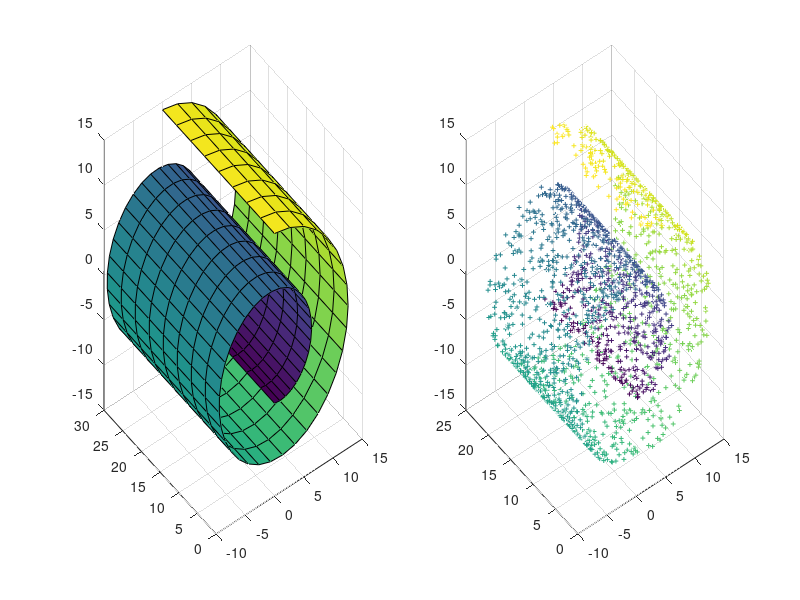

This chart was generated by the following MATLAB code: (Note: this script raises an error after producing the figure.)
clear;
close all;
clc;

% SWISS ROLL DATASET

N=2000;
K=12;
d=2;


% PLOT TRUE MANIFOLD
tt0 = (3*pi/2)*(1+2*[0:0.02:1]);
hh = [0:0.125:1]*30;
xx = (tt0.*cos(tt0))'*ones(size(hh));
yy = ones(size(tt0))'*hh;
zz = (tt0.*sin(tt0))'*ones(size(hh));
cc = tt0'*ones(size(hh));

subplot(1,2,1);
surf(xx,yy,zz,cc);

% GENERATE SAMPLED DATA
tt = (3*pi/2)*(1+2*rand(1,N));
height = 21*rand(1,N);
X = [tt.*cos(tt); height; tt.*sin(tt)];

% SCATTERPLOT OF SAMPLED DATA
subplot(1,2,2);
scatter3(X(1,:),X(2,:),X(3,:),12,tt,'+');

%% RUN LLE ALGORITHM
% Y=lle(X,K,d);
Y=lle_lite(X,K,d);
% SCATTERPLOT OF EMBEDDING
figure;
subplot(1,2,1);
scatter(Y(2,:),Y(1,:),12,tt,'+');title('LLE')


%% PCA dimensionality reduction
C = double(X * X');
[V, D] = eig(C);
D = diag(D); % perform PCA on features matrix 
conf.V_pca = V(:, 1:d);
Y = conf.V_pca' * X;
subplot(1,2,2);
scatter(Y(1,:),Y(2,:),12,tt,'+');title('PCA')




